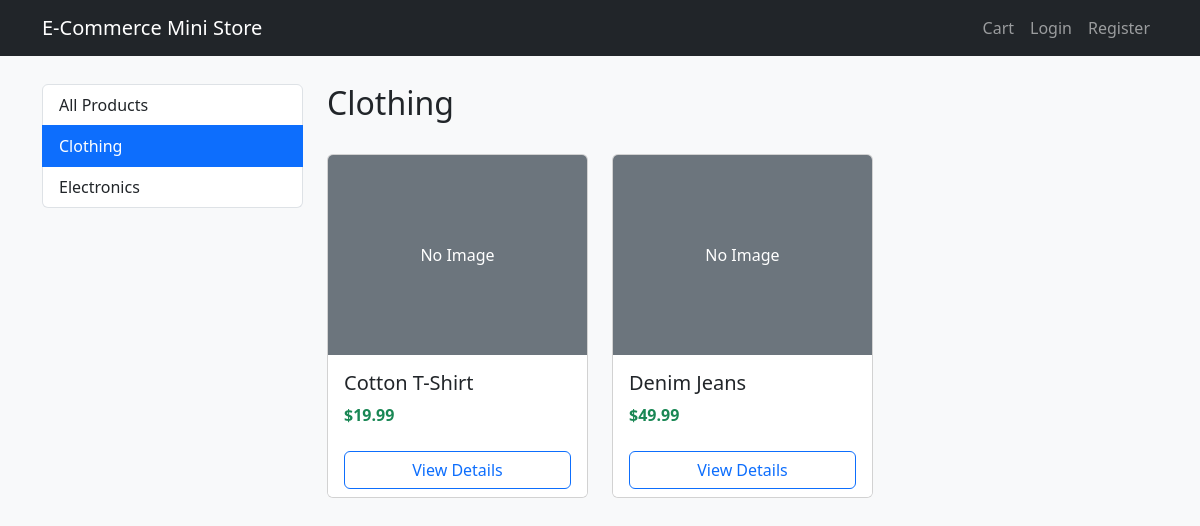
/category/clothing/, run on the app's committed database.
### store/models.py (models this page shows, shortened)
class Category(models.Model):
    name = models.CharField(max_length=200, db_index=True)
    slug = models.SlugField(max_length=200, unique=True)
    class Meta:
        ordering = ('name',)
        verbose_name = 'category'
        verbose_name_plural = 'categories'
    def get_absolute_url(self):
        return reverse('store:product_list_by_category', args=[self.slug])

class Product(models.Model):
    category = models.ForeignKey(Category, related_name='products', on_delete=models.CASCADE)
    name = models.CharField(max_length=200, db_index=True)
    slug = models.SlugField(max_length=200, db_index=True)
    image = models.ImageField(upload_to='products/%Y/%m/%d', blank=True)
    description = models.TextField(blank=True)
    price = models.DecimalField(max_digits=8, decimal_places=2)
    stock = models.PositiveIntegerField(default=0)
    available = models.BooleanField(default=True)
    created = models.DateTimeField(auto_now_add=True)
    updated = models.DateTimeField(auto_now=True)
    class Meta:
        ordering = ('name',)
        indexes = [
            models.Index(fields=['id', 'slug']),
        ]
    def get_absolute_url(self):
        return reverse('store:product_detail', args=[self.id, self.slug])

### store/views.py (the view)
# urls.py: path('', views.product_list, name='product_list'),
def product_list(request, category_slug=None):
    category = None
    categories = Category.objects.all()
    products = Product.objects.filter(available=True)
    if category_slug:
        category = get_object_or_404(Category, slug=category_slug)
        products = products.filter(category=category)
    return render(request, 'store/product_list.html', {
        'category': category,
        'categories': categories,
        'products': products
    })

### store/context_processors.py (called while the page is built)
def cart_count(request):
    cart = request.session.get('cart', {})
    total_items = sum(cart.values())
    return {'cart_count': total_items}

### store/templates/store/product_list.html (shortened to what this page needs)
{% extends 'store/base.html' %}
{% block content %}
<div class="row">
    <div class="col-md-3">
        <div class="list-group mb-4">
            <a href="{% url 'store:product_list' %}" class="list-group-item list-group-item-action {% if not category %}active{% endif %}">
                All Products
            </a>
            {% for c in categories %}
            <a href="{{ c.get_absolute_url }}" class="list-group-item list-group-item-action {% if category == c %}active{% endif %}">
                {{ c.name }}
            </a>
            {% endfor %}
        </div>
    </div>
    <div class="col-md-9">
        <h2>{% if category %}{{ category.name }}{% else %}All Products{% endif %}</h2>
        <div class="row row-cols-1 row-cols-md-3 g-4 mt-2">
            {% for p in products %}
            <div class="col">
                <div class="card h-100 product-card">
                    {% if p.image %}
                    <img src="{{ p.image.url }}" class="card-img-top" alt="{{ p.name }}" style="height: 200px; object-fit: cover;">
                    {% else %}
                    <div class="card-img-top bg-secondary text-white d-flex align-items-center justify-content-center" style="height: 200px;">
                        No Image
                    </div>
                    {% endif %}
                    <div class="card-body">
                        <h5 class="card-title"><a href="{{ p.get_absolute_url }}" class="text-decoration-none text-dark">{{ p.name }}</a></h5>
                        <p class="card-text text-success fw-bold">${{ p.price }}</p>
                    </div>
                    <div class="card-footer bg-white border-top-0">
                        <a href="{{ p.get_absolute_url }}" class="btn btn-outline-primary w-100">View Details</a>
                    </div>
                </div>
            </div>
            {% empty %}
            <div class="col-12">
                <p>No products available right now.</p>
            </div>
            {% endfor %}
        </div>
    </div>
</div>
{% endblock %}

### store/templates/store/base.html (style rules this page uses)
body { padding-top: 60px; background-color: #f8f9fa; }
.product-card { transition: transform 0.2s; }

### data on the page
Category: name "Clothing"
Category: name "Electronics"
Product: image "No Image", name "Cotton T-Shirt", price "19.99"
Product: image "No Image", name "Denim Jeans", price "49.99"
